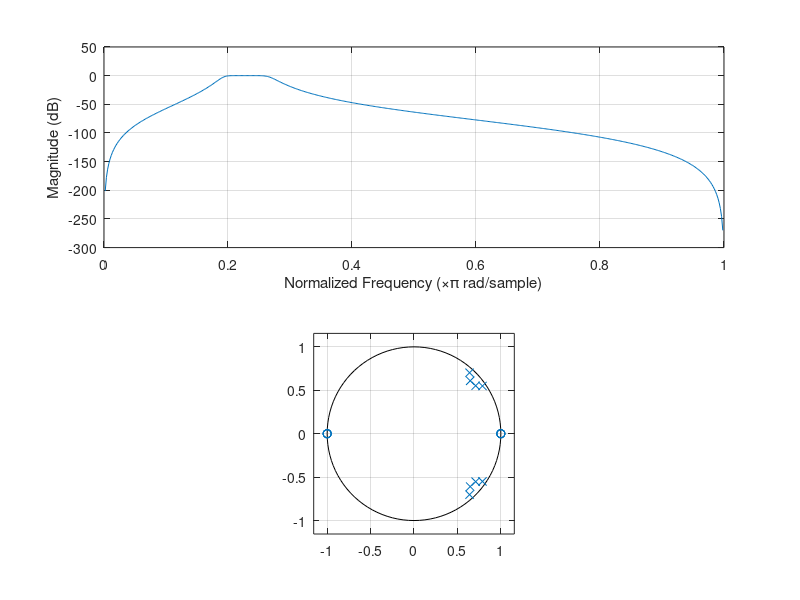

Write MATLAB code to recreate this figure.
pkg load signal

%% bandwidth 450 Hz: 50 Hz
%% bandwidth 2,3 kHz: 1,6 kHz

q = 6;

mid_freq = 0.23

bw = mid_freq / q
start_freq = mid_freq - bw;
stop_freq = mid_freq + bw;

filter_taps = 32;
filter_taps_iir = filter_taps/8;
%start_freq = 0.3;
%stop_freq = 0.305;

b = fir1(filter_taps, [start_freq, stop_freq]);
%freqz(b);

%[iirb, iira] = besself(filter_taps/2, stop_freq, 'z');
%[iirb, iira] = butter(filter_taps_iir, 0.2);
[iirb, iira] = butter(filter_taps_iir, [start_freq, stop_freq]);

for i = 1:33
  %printf("%d, ", b(i));
endfor

printf("\n");

for i = 1:33
%  printf("%d, ", iir(i));
endfor

printf("\n");

freqz(iirb, iira);
zplane(iirb, iira);
%freqz(b);
%zplane(b);

